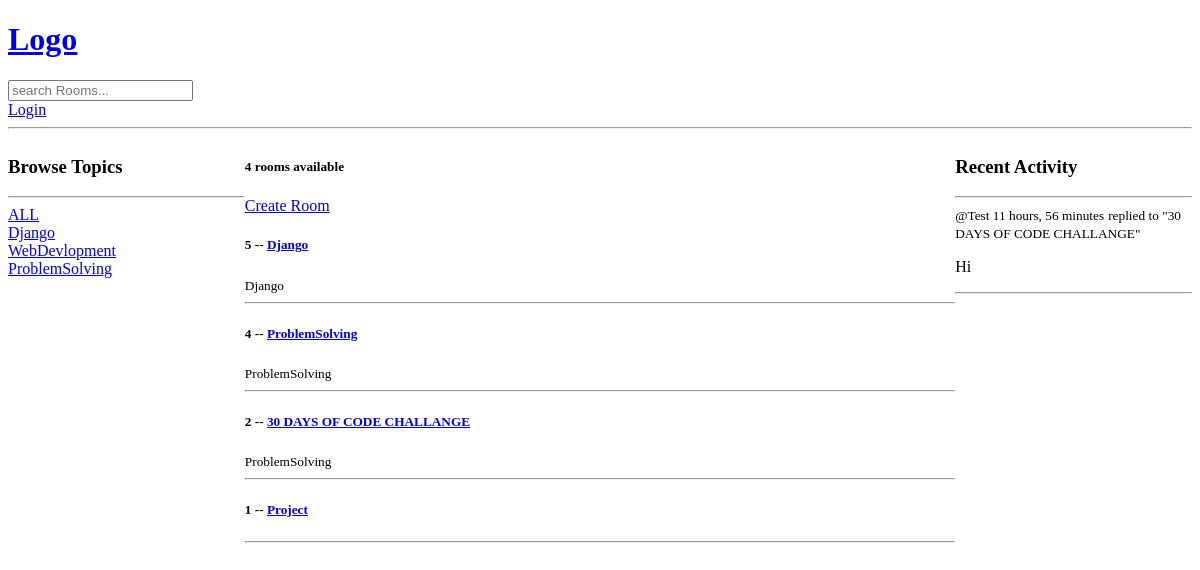
The app's page /, older data.
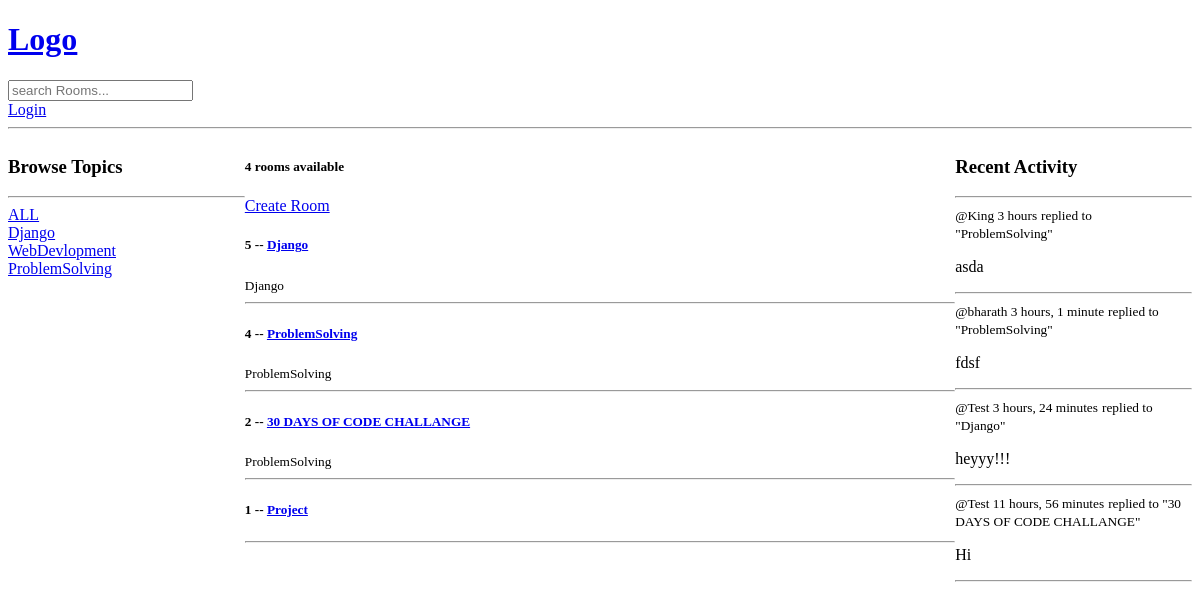
The same page, newer data.
### base/models.py (models this page shows, shortened)
class Topic(models.Model):
    name=models.CharField(max_length=200)

class Room(models.Model):
    host=models.ForeignKey(User,on_delete=models.CASCADE,null=True)
    topic=models.ForeignKey(Topic,on_delete=models.SET_NULL,null=True)
    name=models.CharField(max_length=200)
    description=models.TextField(null=True,blank=True)
    participants=models.ManyToManyField(User,related_name='participants',blank=True)
    updated=models.DateTimeField(auto_now=True)
    created=models.DateTimeField(auto_now_add=True)
    class Meta:
        ordering=['-updated','created']
    def __str__(self) -> str:
        return self.name

class Message(models.Model):
    user=models.ForeignKey(User,on_delete=models.CASCADE)
    room=models.ForeignKey(Room,on_delete=models.CASCADE)
    body=models.TextField()
    updated=models.DateTimeField(auto_now=True)
    created=models.DateTimeField(auto_now_add=True)
    class Meta:
        ordering=['-updated','created']
    def __str__(self):
        return self.body[0:30]

### base/views.py (the view)
# urls.py: path('',views.home,name="home"),
def home(request):
    q=request.GET.get('q') if request.GET.get('q')!=None else ''
    rooms=Room.objects.filter(Q(topic__name__icontains=q)
    & Q(name__icontains=q) | Q(description__icontains=q)
    )
    topics=Topic.objects.all()
    room_count=rooms.count()
    room_messages=Message.objects.filter(Q(room__name__icontains=q))
    context={'rooms':rooms,'topics':topics,'rc':room_count,'room_messages':room_messages}
    return render(request,'base/home.html',context)

### base/templates/base/home.html (shortened to what this page needs)
 {% extends 'main.html'%}
 {% block content %}
<div class="home-container">
    <div>
      {% include 'base/topics_components.html' %}
    </div>
<div>
    <div>
        <h5>{{rc}} rooms available</h5>
        <a href="{%url 'create-room' %}">Create Room</a>
        {% include 'base/feed_component.html' %}
    </div>
</div>
<div>
    {% include 'base/activity_component.html' %}
</div>
</div>
{% endblock content %}

### base/templates/base/topics_components.html
  <h3> Browse Topics</h3>
  <hr>
  <div>
      <a href="{%url 'home'%}"> ALL</a>
  </div>
  {% for topic in topics%}
      <div>
          <a href="{%url 'home'%}?q={{topic.name}}"> {{topic.name}}</a>
      </div>
      {%endfor%}

### base/templates/base/feed_component.html (shortened to what this page needs)
<div>
{% for room in rooms %}
            <div>
                <h5>{{room.id}} -- <a href="{% url 'room' room.id %}">{{room.name}}</a></h5>
                <small>{{room.topic.name}}</small>
                <hr>
            </div>
            {%endfor%}
</div>

### base/templates/base/activity_component.html (shortened to what this page needs)
<h3>Recent Activity</h3>
    <hr>
    {% for message in room_messages %}
    <div>
        <small>@{{message.user}} {{message.created|timesince}}</small>
        <small>replied to "{{message.room}}"</small>
        <p>{{message}}</p>
        <hr>
    </div>
   {% endfor %}

Row changes from the older to the newer data that the page shows:
added Message: user "King", created "3 hours", room "ProblemSolving", body "asda"
added Message: user "bharath", created "3 hours, 1 minute", room "ProblemSolving", body "fdsf"
added Message: user "Test", created "3 hours, 24 minutes", room "Django", body "heyyy!!!"
